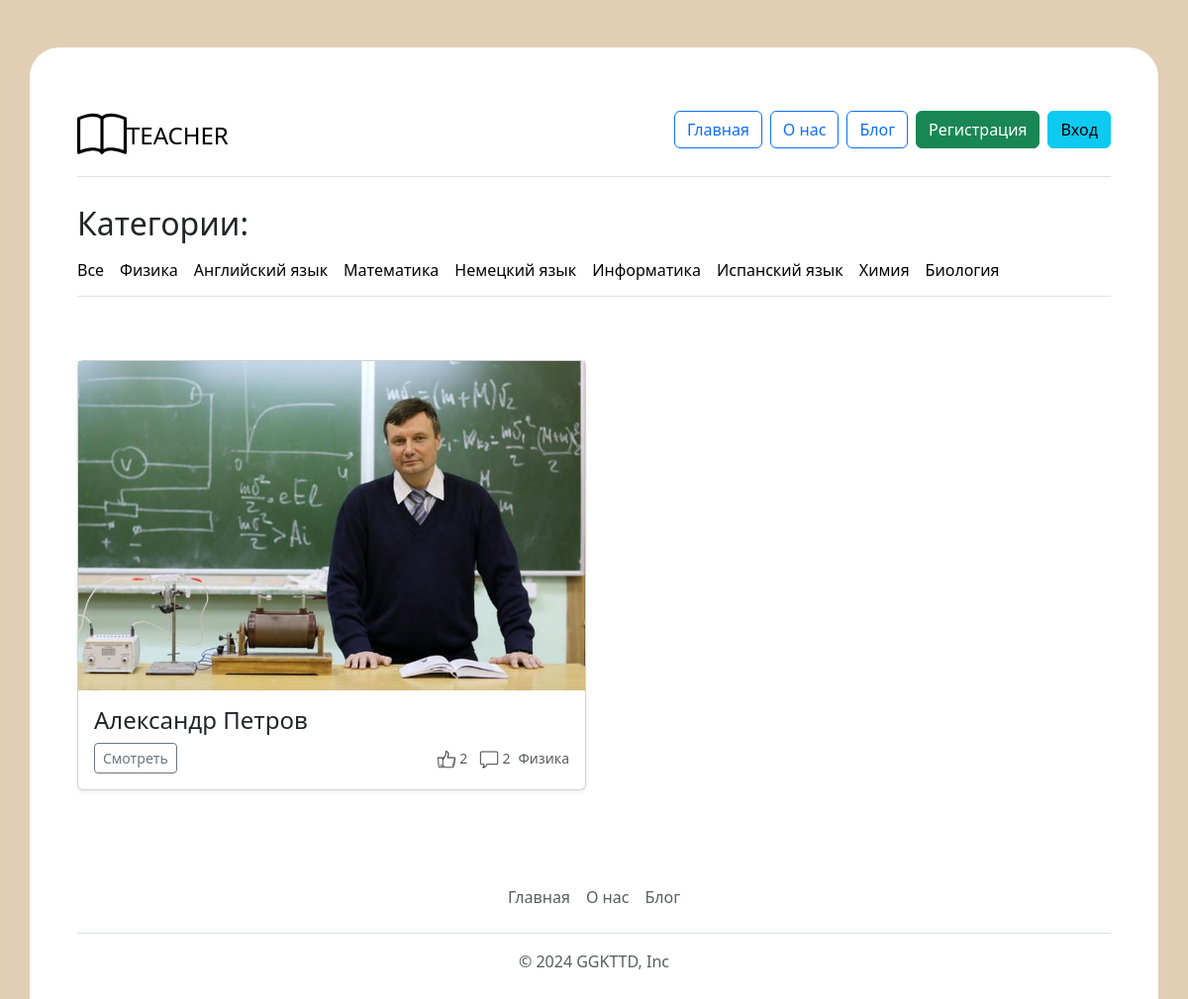
The page /?subject=Физика on the database its author committed.
### app.py (models this page shows, shortened)
class Teachers(db.Model):
    id = db.Column(db.Integer,primary_key=True)
    desciption = db.Column(db.Text)
    price = db.Column(db.Integer)
    subject = db.Column(db.String(100))
    image_name = db.Column(db.String(100))
    city = db.Column(db.String(100))
    id_user = db.Column(db.Integer, db.ForeignKey('users.id'))
    status = db.Column(db.Integer, default=0)

class Users(db.Model):
    id = db.Column(db.Integer,primary_key=True)
    name = db.Column(db.String(100))
    surname = db.Column(db.String(100))
    email = db.Column(db.String(100), unique=True)
    password = db.Column(db.String(100), unique=True)
    root = db.Column(db.Integer, default=0)
    likes = db.Column(db.Integer, default=0)

### app.py (the view, shortened to what this page needs)
@app.route('/', methods=['GET', 'POST'])
def index():
    teachers = Teachers.query.all()
    comments_count = []
    for el in teachers:
        comments_count.append(Comments.query.filter_by(id_article=el.id).count())
    users_ids = []
    for teacher in teachers:
        users_ids.append(teacher.id_user)
    users_list = []
    for id in users_ids:
        users_list.append(Users.query.get(id))
    if request.method == 'GET':
        subject = request.args.get('subject')
        if subject:
            subject= subject.capitalize()
            subject = "%{}%".format(subject)
            teachers = Teachers.query.filter(Teachers.subject.like(subject)).all()
            users_ids = []
            for teacher in teachers:
                users_ids.append(teacher.id_user)
            users_list = []
            for id in users_ids:
                users_list.append(Users.query.get(id))
            comments_count = []
            for el in teachers:
                comments_count.append(Comments.query.filter_by(id_article=el.id).count())
            return render_template("index.html",zip=zip,teachers=teachers,users_list=users_list,comments_count=comments_count)
        else:
            return render_template("index.html",zip=zip,teachers=teachers,users_list=users_list,comments_count=comments_count)
    return render_template("index.html",zip=zip,teachers=teachers,users_list=users_list,comments_count=comments_count)

### app.py (called while the page is built)
@app.context_processor
def inject_user():
    return dict(
    subjects=db.session.query(Teachers.subject).distinct().all(),
    articles_category=db.session.query(Articles.category).distinct().all(),
    )

@app.context_processor
def inject_user():
    def get_user_name():
        if 'name' in session:
            return Users.query.filter_by(email=session['name']).first()
    return dict(active_user=get_user_name())

### templates/index.html (shortened to what this page needs)
{% extends 'base.html' %}
{% block main %}
<div class="nav-scroller py-1 mb-3 border-bottom">
    <h2>Категории:</h2>
    <nav class="nav nav-underline">
        <a class="nav-item nav-link link-body-emphasis " href="/">Все</a>
        {%for subject in subjects%}
        <a class="nav-item nav-link link-body-emphasis" href="/?subject={{subject.subject}}">{{subject.subject}}</a>
        {%endfor%}
    </nav>
</div>
<main>
    <div class="album py-5">
        <div class="row row-cols-sm-2 g-3">
            {%for teacher,user,comments in zip(teachers,users_list,comments_count)%}
            <div class="col">
                <div class="card shadow-sm">
                    <a href="/teacher/{{teacher.id}}"><img src="../static/img/upload/{{teacher.image_name}}" class="img-fluid" width="100%"  alt=""></a>
                    <div class="card-body">
                        <h4>{{user.name}} {{user.surname}}</h4>
                        <div class="d-flex justify-content-between align-items-center">
                            <div class="btn-group">
                                <a href="/teacher/{{teacher.id}}" class="btn btn-sm btn-outline-secondary">Смотреть</a>
                            </div>
                            <div class="d-flex justify-content-between align-items-center">
                                <div>
                                    <small class="text-body-secondary"><img src="../static/img/like.png" alt="like" class="" width="20"> {{user.likes}} </small>
                                    <small class="text-body-secondary mx-2"><img src="../static/img/comment.png" alt="comment" class="" width="20"> {{comments}}</small>
                                </div>
                                <div>
                                    <small class="text-body-secondary">{{teacher.subject}}</small>
                                </div>
                            </div>
                        </div>
                    </div>
                </div>
            </div>
            {%endfor%}
        </div>
    </div>
</main>
{% endblock %}

### static/css/style.css (style rules this page uses)
body { background-color: #e2ceb5; }

### rows shown on the page
Teachers: subject "Немецкий язык"
Teachers: subject "Информатика"
Teachers: subject "Испанский язык"
Teachers: subject "Химия"
Teachers: subject "Биология"
Teachers: image_name (picture), name "Александр", surname "Петров", likes "2", comments "2", subject "Физика"

### other values the page prints
{{ subject.subject }} "Физика" "Английский язык" "Математика"
